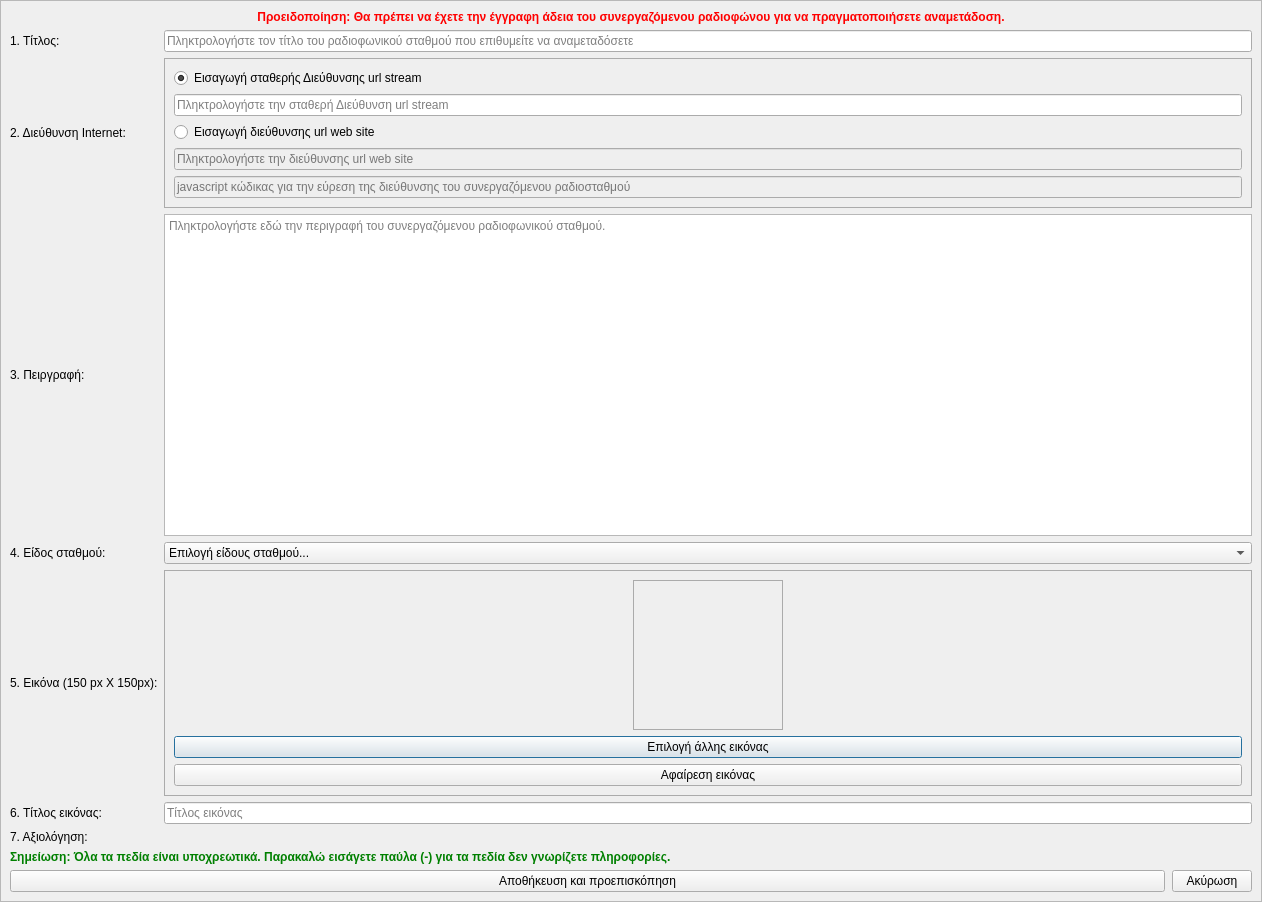
<?xml version="1.0" encoding="UTF-8"?>
<ui version="4.0">
 <class>Dialog</class>
 <widget class="QDialog" name="Dialog">
  <property name="geometry">
   <rect>
    <x>0</x>
    <y>0</y>
    <width>1262</width>
    <height>902</height>
   </rect>
  </property>
  <property name="windowTitle">
   <string>Επεξεργασία αναμετάδοσης</string>
  </property>
  <property name="windowIcon">
   <iconset resource="../../../icons.qrc">
    <normaloff>:/rest-windows/assets/images/rest-windows/edit.png</normaloff>:/rest-windows/assets/images/rest-windows/edit.png</iconset>
  </property>
  <layout class="QGridLayout" name="gridLayout_4">
   <property name="leftMargin">
    <number>0</number>
   </property>
   <property name="topMargin">
    <number>0</number>
   </property>
   <property name="rightMargin">
    <number>0</number>
   </property>
   <property name="bottomMargin">
    <number>0</number>
   </property>
   <item row="0" column="0">
    <widget class="QScrollArea" name="scrollArea">
     <property name="widgetResizable">
      <bool>true</bool>
     </property>
     <widget class="QWidget" name="scrollAreaWidgetContents">
      <property name="geometry">
       <rect>
        <x>0</x>
        <y>0</y>
        <width>1260</width>
        <height>900</height>
       </rect>
      </property>
      <property name="sizePolicy">
       <sizepolicy hsizetype="Ignored" vsizetype="Preferred">
        <horstretch>0</horstretch>
        <verstretch>0</verstretch>
       </sizepolicy>
      </property>
      <layout class="QGridLayout" name="gridLayout_5">
       <item row="0" column="0" colspan="2">
        <widget class="QLabel" name="label">
         <property name="styleSheet">
          <string notr="true">font-weight:bold;color:red;</string>
         </property>
         <property name="text">
          <string>Προειδοποίηση: Θα πρέπει να έχετε την έγγραφη άδεια του συνεργαζόμενου ραδιοφώνου για να πραγματοποιήσετε αναμετάδοση.</string>
         </property>
         <property name="alignment">
          <set>Qt::AlignCenter</set>
         </property>
        </widget>
       </item>
       <item row="1" column="0">
        <widget class="QLabel" name="label_2">
         <property name="text">
          <string>1. Τίτλος:</string>
         </property>
        </widget>
       </item>
       <item row="1" column="1">
        <widget class="QLineEdit" name="title">
         <property name="dragEnabled">
          <bool>true</bool>
         </property>
         <property name="placeholderText">
          <string>Πληκτρολογήστε τον τίτλο του ραδιοφωνικού σταθμού που επιθυμείτε να αναμεταδόσετε</string>
         </property>
         <property name="clearButtonEnabled">
          <bool>true</bool>
         </property>
        </widget>
       </item>
       <item row="2" column="0">
        <widget class="QLabel" name="label_3">
         <property name="text">
          <string>2. Διεύθυνση Internet:</string>
         </property>
        </widget>
       </item>
       <item row="2" column="1">
        <widget class="QFrame" name="frame_2">
         <property name="minimumSize">
          <size>
           <width>0</width>
           <height>0</height>
          </size>
         </property>
         <property name="maximumSize">
          <size>
           <width>16777215</width>
           <height>16777215</height>
          </size>
         </property>
         <property name="styleSheet">
          <string notr="true">QFrame{border:1px solid #ABABAB;}</string>
         </property>
         <property name="frameShape">
          <enum>QFrame::StyledPanel</enum>
         </property>
         <property name="frameShadow">
          <enum>QFrame::Raised</enum>
         </property>
         <layout class="QGridLayout" name="gridLayout">
          <item row="0" column="0">
           <widget class="QRadioButton" name="const_url_radiobutton">
            <property name="text">
             <string>Εισαγωγή σταθερής Διεύθυνσης url stream</string>
            </property>
            <property name="checked">
             <bool>true</bool>
            </property>
           </widget>
          </item>
          <item row="1" column="0">
           <widget class="QLineEdit" name="const_url_lineedit">
            <property name="dragEnabled">
             <bool>true</bool>
            </property>
            <property name="placeholderText">
             <string>Πληκτρολογήστε την σταθερή Διεύθυνση url stream</string>
            </property>
            <property name="clearButtonEnabled">
             <bool>true</bool>
            </property>
           </widget>
          </item>
          <item row="2" column="0">
           <widget class="QRadioButton" name="dynamic_url_radiobutton">
            <property name="text">
             <string>Εισαγωγή διεύθυνσης url web site</string>
            </property>
           </widget>
          </item>
          <item row="3" column="0">
           <widget class="QLineEdit" name="dynamic_url_website_lineedit">
            <property name="enabled">
             <bool>false</bool>
            </property>
            <property name="dragEnabled">
             <bool>true</bool>
            </property>
            <property name="placeholderText">
             <string>Πληκτρολογήστε την διεύθυνσης url web site</string>
            </property>
            <property name="clearButtonEnabled">
             <bool>true</bool>
            </property>
           </widget>
          </item>
          <item row="4" column="0">
           <widget class="QLineEdit" name="dynamic_url_javascript_lineedit">
            <property name="enabled">
             <bool>false</bool>
            </property>
            <property name="dragEnabled">
             <bool>true</bool>
            </property>
            <property name="placeholderText">
             <string>javascript κώδικας για την εύρεση της διεύθυνσης του συνεργαζόμενου ραδιοσταθμού</string>
            </property>
            <property name="clearButtonEnabled">
             <bool>true</bool>
            </property>
           </widget>
          </item>
         </layout>
        </widget>
       </item>
       <item row="3" column="0">
        <widget class="QLabel" name="label_4">
         <property name="text">
          <string>3. Πειργραφή:</string>
         </property>
        </widget>
       </item>
       <item row="3" column="1">
        <widget class="QPlainTextEdit" name="description">
         <property name="placeholderText">
          <string>Πληκτρολογήστε εδώ την περιγραφή του συνεργαζόμενου ραδιοφωνικού σταθμού.</string>
         </property>
        </widget>
       </item>
       <item row="4" column="0">
        <widget class="QLabel" name="label_5">
         <property name="text">
          <string>4. Είδος σταθμού:</string>
         </property>
        </widget>
       </item>
       <item row="4" column="1">
        <widget class="QComboBox" name="genre">
         <item>
          <property name="text">
           <string>Επιλογή είδους σταθμού...</string>
          </property>
         </item>
         <item>
          <property name="text">
           <string>Blues</string>
          </property>
         </item>
         <item>
          <property name="text">
           <string>Classic rock</string>
          </property>
         </item>
         <item>
          <property name="text">
           <string>Country</string>
          </property>
         </item>
         <item>
          <property name="text">
           <string>Dance</string>
          </property>
         </item>
         <item>
          <property name="text">
           <string>Disco</string>
          </property>
         </item>
         <item>
          <property name="text">
           <string>Funk</string>
          </property>
         </item>
         <item>
          <property name="text">
           <string>Grunge</string>
          </property>
         </item>
         <item>
          <property name="text">
           <string>Hip-Hop</string>
          </property>
         </item>
         <item>
          <property name="text">
           <string>Jazz</string>
          </property>
         </item>
         <item>
          <property name="text">
           <string>Metal</string>
          </property>
         </item>
         <item>
          <property name="text">
           <string>New Age</string>
          </property>
         </item>
         <item>
          <property name="text">
           <string>Oldies</string>
          </property>
         </item>
         <item>
          <property name="text">
           <string>Other</string>
          </property>
         </item>
         <item>
          <property name="text">
           <string>Pop</string>
          </property>
         </item>
         <item>
          <property name="text">
           <string>Rhythm and Blues</string>
          </property>
         </item>
         <item>
          <property name="text">
           <string>Rap</string>
          </property>
         </item>
         <item>
          <property name="text">
           <string>Reggae</string>
          </property>
         </item>
         <item>
          <property name="text">
           <string>Rock</string>
          </property>
         </item>
         <item>
          <property name="text">
           <string>Techno</string>
          </property>
         </item>
         <item>
          <property name="text">
           <string>Industrial</string>
          </property>
         </item>
         <item>
          <property name="text">
           <string>Alternative</string>
          </property>
         </item>
         <item>
          <property name="text">
           <string>Ska</string>
          </property>
         </item>
         <item>
          <property name="text">
           <string>Death metal</string>
          </property>
         </item>
         <item>
          <property name="text">
           <string>Pranks</string>
          </property>
         </item>
         <item>
          <property name="text">
           <string>Soundtrack</string>
          </property>
         </item>
         <item>
          <property name="text">
           <string>Euro-Techno</string>
          </property>
         </item>
         <item>
          <property name="text">
           <string>Ambient</string>
          </property>
         </item>
         <item>
          <property name="text">
           <string>Trip-Hop</string>
          </property>
         </item>
         <item>
          <property name="text">
           <string>Vocal</string>
          </property>
         </item>
         <item>
          <property name="text">
           <string>Jazz &amp; Funk</string>
          </property>
         </item>
         <item>
          <property name="text">
           <string>Fusion</string>
          </property>
         </item>
         <item>
          <property name="text">
           <string>Trance</string>
          </property>
         </item>
         <item>
          <property name="text">
           <string>Classical</string>
          </property>
         </item>
         <item>
          <property name="text">
           <string>Instrumental</string>
          </property>
         </item>
         <item>
          <property name="text">
           <string>Acid</string>
          </property>
         </item>
         <item>
          <property name="text">
           <string>House</string>
          </property>
         </item>
         <item>
          <property name="text">
           <string>Game</string>
          </property>
         </item>
         <item>
          <property name="text">
           <string>Sound clip</string>
          </property>
         </item>
         <item>
          <property name="text">
           <string>Gospel</string>
          </property>
         </item>
         <item>
          <property name="text">
           <string>Noise</string>
          </property>
         </item>
         <item>
          <property name="text">
           <string>Alternative Rock</string>
          </property>
         </item>
         <item>
          <property name="text">
           <string>Bass</string>
          </property>
         </item>
         <item>
          <property name="text">
           <string>Soul</string>
          </property>
         </item>
         <item>
          <property name="text">
           <string>Punk</string>
          </property>
         </item>
         <item>
          <property name="text">
           <string>Space</string>
          </property>
         </item>
         <item>
          <property name="text">
           <string>Meditative</string>
          </property>
         </item>
         <item>
          <property name="text">
           <string>Instrumental Pop</string>
          </property>
         </item>
         <item>
          <property name="text">
           <string>Instrumental Rock</string>
          </property>
         </item>
         <item>
          <property name="text">
           <string>Ethnic</string>
          </property>
         </item>
         <item>
          <property name="text">
           <string>Gothic</string>
          </property>
         </item>
         <item>
          <property name="text">
           <string>Darkwave</string>
          </property>
         </item>
         <item>
          <property name="text">
           <string>Techno-Industrial</string>
          </property>
         </item>
         <item>
          <property name="text">
           <string>Electronic</string>
          </property>
         </item>
         <item>
          <property name="text">
           <string>Pop-Folk</string>
          </property>
         </item>
         <item>
          <property name="text">
           <string>Eurodance</string>
          </property>
         </item>
         <item>
          <property name="text">
           <string>Dream</string>
          </property>
         </item>
         <item>
          <property name="text">
           <string>Southern Rock</string>
          </property>
         </item>
         <item>
          <property name="text">
           <string>Comedy</string>
          </property>
         </item>
         <item>
          <property name="text">
           <string>Cult</string>
          </property>
         </item>
         <item>
          <property name="text">
           <string>Gangsta</string>
          </property>
         </item>
         <item>
          <property name="text">
           <string>Top 40</string>
          </property>
         </item>
         <item>
          <property name="text">
           <string>Christian Rap</string>
          </property>
         </item>
         <item>
          <property name="text">
           <string>Pop/Funk</string>
          </property>
         </item>
         <item>
          <property name="text">
           <string>Jungle</string>
          </property>
         </item>
         <item>
          <property name="text">
           <string>Native US</string>
          </property>
         </item>
         <item>
          <property name="text">
           <string>Cabaret</string>
          </property>
         </item>
         <item>
          <property name="text">
           <string>New Wave</string>
          </property>
         </item>
         <item>
          <property name="text">
           <string>Psychedelic</string>
          </property>
         </item>
         <item>
          <property name="text">
           <string>Rave</string>
          </property>
         </item>
         <item>
          <property name="text">
           <string>Show tunes</string>
          </property>
         </item>
         <item>
          <property name="text">
           <string>Trailer</string>
          </property>
         </item>
         <item>
          <property name="text">
           <string>Lo-Fi</string>
          </property>
         </item>
         <item>
          <property name="text">
           <string>Tribal</string>
          </property>
         </item>
         <item>
          <property name="text">
           <string>Acid Punk</string>
          </property>
         </item>
         <item>
          <property name="text">
           <string>Acid Jazz</string>
          </property>
         </item>
         <item>
          <property name="text">
           <string>Polka</string>
          </property>
         </item>
         <item>
          <property name="text">
           <string>Retro</string>
          </property>
         </item>
         <item>
          <property name="text">
           <string>Musical</string>
          </property>
         </item>
         <item>
          <property name="text">
           <string>Rock ’n’ Roll</string>
          </property>
         </item>
         <item>
          <property name="text">
           <string>Hard rock</string>
          </property>
         </item>
         <item>
          <property name="text">
           <string>Folk</string>
          </property>
         </item>
         <item>
          <property name="text">
           <string>Folk-Rock</string>
          </property>
         </item>
         <item>
          <property name="text">
           <string>National Folk</string>
          </property>
         </item>
         <item>
          <property name="text">
           <string>Swing</string>
          </property>
         </item>
         <item>
          <property name="text">
           <string>Fast Fusion</string>
          </property>
         </item>
         <item>
          <property name="text">
           <string>Bebop</string>
          </property>
         </item>
         <item>
          <property name="text">
           <string>Latin</string>
          </property>
         </item>
         <item>
          <property name="text">
           <string>Revival</string>
          </property>
         </item>
         <item>
          <property name="text">
           <string>Celtic</string>
          </property>
         </item>
         <item>
          <property name="text">
           <string>Bluegrass</string>
          </property>
         </item>
         <item>
          <property name="text">
           <string>Avantgarde</string>
          </property>
         </item>
         <item>
          <property name="text">
           <string>Gothic Rock</string>
          </property>
         </item>
         <item>
          <property name="text">
           <string>Progressive Rock</string>
          </property>
         </item>
         <item>
          <property name="text">
           <string>Psychedelic Rock</string>
          </property>
         </item>
         <item>
          <property name="text">
           <string>Symphonic Rock</string>
          </property>
         </item>
         <item>
          <property name="text">
           <string>Slow rock</string>
          </property>
         </item>
         <item>
          <property name="text">
           <string>Big Band</string>
          </property>
         </item>
         <item>
          <property name="text">
           <string>Chorus</string>
          </property>
         </item>
         <item>
          <property name="text">
           <string>Easy Listening</string>
          </property>
         </item>
         <item>
          <property name="text">
           <string>Acoustic</string>
          </property>
         </item>
         <item>
          <property name="text">
           <string>Humour</string>
          </property>
         </item>
         <item>
          <property name="text">
           <string>Speech</string>
          </property>
         </item>
         <item>
          <property name="text">
           <string>Chanson</string>
          </property>
         </item>
         <item>
          <property name="text">
           <string>Opera</string>
          </property>
         </item>
         <item>
          <property name="text">
           <string>Chamber music</string>
          </property>
         </item>
         <item>
          <property name="text">
           <string>Sonata</string>
          </property>
         </item>
         <item>
          <property name="text">
           <string>Symphony</string>
          </property>
         </item>
         <item>
          <property name="text">
           <string>Booty bass</string>
          </property>
         </item>
         <item>
          <property name="text">
           <string>Primus</string>
          </property>
         </item>
         <item>
          <property name="text">
           <string>Porn groove</string>
          </property>
         </item>
         <item>
          <property name="text">
           <string>Satire</string>
          </property>
         </item>
         <item>
          <property name="text">
           <string>Slow jam</string>
          </property>
         </item>
         <item>
          <property name="text">
           <string>Club</string>
          </property>
         </item>
         <item>
          <property name="text">
           <string>Tango</string>
          </property>
         </item>
         <item>
          <property name="text">
           <string>Samba</string>
          </property>
         </item>
         <item>
          <property name="text">
           <string>Folklore</string>
          </property>
         </item>
         <item>
          <property name="text">
           <string>Ballad</string>
          </property>
         </item>
         <item>
          <property name="text">
           <string>Power ballad</string>
          </property>
         </item>
         <item>
          <property name="text">
           <string>Rhythmic Soul</string>
          </property>
         </item>
         <item>
          <property name="text">
           <string>Freestyle</string>
          </property>
         </item>
         <item>
          <property name="text">
           <string>Duet</string>
          </property>
         </item>
         <item>
          <property name="text">
           <string>Punk Rock</string>
          </property>
         </item>
         <item>
          <property name="text">
           <string>Drum solo</string>
          </property>
         </item>
         <item>
          <property name="text">
           <string>A cappella</string>
          </property>
         </item>
         <item>
          <property name="text">
           <string>Euro-House</string>
          </property>
         </item>
         <item>
          <property name="text">
           <string>Dancehall</string>
          </property>
         </item>
         <item>
          <property name="text">
           <string>Goa</string>
          </property>
         </item>
         <item>
          <property name="text">
           <string>Drum &amp; Bass</string>
          </property>
         </item>
         <item>
          <property name="text">
           <string>Club-House</string>
          </property>
         </item>
         <item>
          <property name="text">
           <string>Hardcore Techno</string>
          </property>
         </item>
         <item>
          <property name="text">
           <string>Terror</string>
          </property>
         </item>
         <item>
          <property name="text">
           <string>Indie</string>
          </property>
         </item>
         <item>
          <property name="text">
           <string>BritPop</string>
          </property>
         </item>
         <item>
          <property name="text">
           <string>Negerpunk</string>
          </property>
         </item>
         <item>
          <property name="text">
           <string>Polsk Punk</string>
          </property>
         </item>
         <item>
          <property name="text">
           <string>Beat</string>
          </property>
         </item>
         <item>
          <property name="text">
           <string>Christian Gangsta Rap</string>
          </property>
         </item>
         <item>
          <property name="text">
           <string>Heavy Metal</string>
          </property>
         </item>
         <item>
          <property name="text">
           <string>Black Metal</string>
          </property>
         </item>
         <item>
          <property name="text">
           <string>Crossover</string>
          </property>
         </item>
         <item>
          <property name="text">
           <string>Contemporary Christian</string>
          </property>
         </item>
         <item>
          <property name="text">
           <string>Christian rock</string>
          </property>
         </item>
         <item>
          <property name="text">
           <string>Merengue</string>
          </property>
         </item>
         <item>
          <property name="text">
           <string>Salsa</string>
          </property>
         </item>
         <item>
          <property name="text">
           <string>Thrash Metal</string>
          </property>
         </item>
         <item>
          <property name="text">
           <string>Anime</string>
          </property>
         </item>
         <item>
          <property name="text">
           <string>Jpop</string>
          </property>
         </item>
         <item>
          <property name="text">
           <string>Synthpop</string>
          </property>
         </item>
         <item>
          <property name="text">
           <string>Abstract</string>
          </property>
         </item>
         <item>
          <property name="text">
           <string>Art Rock</string>
          </property>
         </item>
         <item>
          <property name="text">
           <string>Baroque</string>
          </property>
         </item>
         <item>
          <property name="text">
           <string>Bhangra</string>
          </property>
         </item>
         <item>
          <property name="text">
           <string>Big beat</string>
          </property>
         </item>
         <item>
          <property name="text">
           <string>Breakbeat</string>
          </property>
         </item>
         <item>
          <property name="text">
           <string>Chillout</string>
          </property>
         </item>
         <item>
          <property name="text">
           <string>Downtempo</string>
          </property>
         </item>
         <item>
          <property name="text">
           <string>Dub</string>
          </property>
         </item>
         <item>
          <property name="text">
           <string>EBM</string>
          </property>
         </item>
         <item>
          <property name="text">
           <string>Eclectic</string>
          </property>
         </item>
         <item>
          <property name="text">
           <string>Electro</string>
          </property>
         </item>
         <item>
          <property name="text">
           <string>Electroclash</string>
          </property>
         </item>
         <item>
          <property name="text">
           <string>Emo</string>
          </property>
         </item>
         <item>
          <property name="text">
           <string>Experimental</string>
          </property>
         </item>
         <item>
          <property name="text">
           <string>Garage</string>
          </property>
         </item>
         <item>
          <property name="text">
           <string>Global</string>
          </property>
         </item>
         <item>
          <property name="text">
           <string>IDM</string>
          </property>
         </item>
         <item>
          <property name="text">
           <string>Illbient</string>
          </property>
         </item>
         <item>
          <property name="text">
           <string>Industro-Goth</string>
          </property>
         </item>
         <item>
          <property name="text">
           <string>Jam Band</string>
          </property>
         </item>
         <item>
          <property name="text">
           <string>Krautrock</string>
          </property>
         </item>
         <item>
          <property name="text">
           <string>Leftfield</string>
          </property>
         </item>
         <item>
          <property name="text">
           <string>Lounge</string>
          </property>
         </item>
         <item>
          <property name="text">
           <string>Math Rock</string>
          </property>
         </item>
         <item>
          <property name="text">
           <string>New Romantic</string>
          </property>
         </item>
         <item>
          <property name="text">
           <string>Nu-Breakz</string>
          </property>
         </item>
         <item>
          <property name="text">
           <string>Post-Punk</string>
          </property>
         </item>
         <item>
          <property name="text">
           <string>Post-Rock</string>
          </property>
         </item>
         <item>
          <property name="text">
           <string>Psytrance</string>
          </property>
         </item>
         <item>
          <property name="text">
           <string>Shoegaze</string>
          </property>
         </item>
         <item>
          <property name="text">
           <string>Space Rock</string>
          </property>
         </item>
         <item>
          <property name="text">
           <string>Trop Rock</string>
          </property>
         </item>
         <item>
          <property name="text">
           <string>World Music</string>
          </property>
         </item>
         <item>
          <property name="text">
           <string>Neoclassical</string>
          </property>
         </item>
         <item>
          <property name="text">
           <string>Audiobook</string>
          </property>
         </item>
         <item>
          <property name="text">
           <string>Audio theatre</string>
          </property>
         </item>
         <item>
          <property name="text">
           <string>Neue Deutsche Welle</string>
          </property>
         </item>
         <item>
          <property name="text">
           <string>Podcast</string>
          </property>
         </item>
         <item>
          <property name="text">
           <string>Indie-Rock</string>
          </property>
         </item>
         <item>
          <property name="text">
           <string>G-Funk</string>
          </property>
         </item>
         <item>
          <property name="text">
           <string>Dubstep</string>
          </property>
         </item>
         <item>
          <property name="text">
           <string>Garage Rock</string>
          </property>
         </item>
         <item>
          <property name="text">
           <string>Psybient</string>
          </property>
         </item>
        </widget>
       </item>
       <item row="5" column="0">
        <widget class="QLabel" name="label_6">
         <property name="text">
          <string>5. Εικόνα (150 px X 150px):</string>
         </property>
        </widget>
       </item>
       <item row="5" column="1">
        <widget class="QFrame" name="frame_3">
         <property name="styleSheet">
          <string notr="true">QFrame{border:1px solid #ABABAB;}</string>
         </property>
         <property name="frameShape">
          <enum>QFrame::StyledPanel</enum>
         </property>
         <property name="frameShadow">
          <enum>QFrame::Raised</enum>
         </property>
         <layout class="QGridLayout" name="gridLayout_2">
          <item row="0" column="0">
           <spacer name="horizontalSpacer">
            <property name="orientation">
             <enum>Qt::Horizontal</enum>
            </property>
            <property name="sizeHint" stdset="0">
             <size>
              <width>441</width>
              <height>20</height>
             </size>
            </property>
           </spacer>
          </item>
          <item row="0" column="1">
           <widget class="QLabel" name="image_label">
            <property name="minimumSize">
             <size>
              <width>150</width>
              <height>150</height>
             </size>
            </property>
            <property name="maximumSize">
             <size>
              <width>150</width>
              <height>150</height>
             </size>
            </property>
            <property name="text">
             <string/>
            </property>
            <property name="scaledContents">
             <bool>true</bool>
            </property>
           </widget>
          </item>
          <item row="0" column="2">
           <spacer name="horizontalSpacer_2">
            <property name="orientation">
             <enum>Qt::Horizontal</enum>
            </property>
            <property name="sizeHint" stdset="0">
             <size>
              <width>440</width>
              <height>20</height>
             </size>
            </property>
           </spacer>
          </item>
          <item row="1" column="0" colspan="3">
           <widget class="QPushButton" name="select_image_file_button">
            <property name="text">
             <string>Επιλογή άλλης εικόνας</string>
            </property>
           </widget>
          </item>
          <item row="2" column="0" colspan="3">
           <widget class="QPushButton" name="remove_image_file">
            <property name="text">
             <string>Αφαίρεση εικόνας</string>
            </property>
           </widget>
          </item>
         </layout>
        </widget>
       </item>
       <item row="6" column="0">
        <widget class="QLabel" name="label_7">
         <property name="text">
          <string>6. Τίτλος εικόνας:</string>
         </property>
        </widget>
       </item>
       <item row="6" column="1">
        <widget class="QLineEdit" name="image_title">
         <property name="dragEnabled">
          <bool>true</bool>
         </property>
         <property name="placeholderText">
          <string>Τίτλος εικόνας</string>
         </property>
         <property name="clearButtonEnabled">
          <bool>true</bool>
         </property>
        </widget>
       </item>
       <item row="7" column="0">
        <widget class="QLabel" name="label_8">
         <property name="text">
          <string>7. Αξιολόγηση:</string>
         </property>
        </widget>
       </item>
       <item row="7" column="1">
        <widget class="QFrame" name="rating_frame">
         <property name="styleSheet">
          <string notr="true">QFrame{border:none;}</string>
         </property>
         <property name="frameShape">
          <enum>QFrame::StyledPanel</enum>
         </property>
         <property name="frameShadow">
          <enum>QFrame::Raised</enum>
         </property>
         <layout class="QGridLayout" name="gridLayout_3">
          <property name="leftMargin">
           <number>0</number>
          </property>
          <property name="topMargin">
           <number>0</number>
          </property>
          <property name="rightMargin">
           <number>0</number>
          </property>
          <property name="bottomMargin">
           <number>0</number>
          </property>
         </layout>
        </widget>
       </item>
       <item row="8" column="0" colspan="2">
        <widget class="QLabel" name="label_9">
         <property name="styleSheet">
          <string notr="true">QLabel{
	font-weight:bold;
	color:green;
}</string>
         </property>
         <property name="text">
          <string>Σημείωση: Όλα τα πεδία είναι υποχρεωτικά. Παρακαλώ εισάγετε παύλα (-) για τα πεδία δεν γνωρίζετε πληροφορίες.</string>
         </property>
        </widget>
       </item>
       <item row="9" column="0" colspan="2">
        <widget class="QFrame" name="frame">
         <property name="styleSheet">
          <string notr="true">QFrame{border:none;}</string>
         </property>
         <property name="frameShape">
          <enum>QFrame::StyledPanel</enum>
         </property>
         <property name="frameShadow">
          <enum>QFrame::Raised</enum>
         </property>
         <layout class="QHBoxLayout" name="horizontalLayout">
          <property name="spacing">
           <number>7</number>
          </property>
          <property name="leftMargin">
           <number>0</number>
          </property>
          <property name="topMargin">
           <number>0</number>
          </property>
          <property name="rightMargin">
           <number>0</number>
          </property>
          <property name="bottomMargin">
           <number>0</number>
          </property>
          <item>
           <widget class="QPushButton" name="save_and_preview">
            <property name="sizePolicy">
             <sizepolicy hsizetype="Expanding" vsizetype="Maximum">
              <horstretch>0</horstretch>
              <verstretch>0</verstretch>
             </sizepolicy>
            </property>
            <property name="minimumSize">
             <size>
              <width>0</width>
              <height>0</height>
             </size>
            </property>
            <property name="text">
             <string>Αποθήκευση και προεπισκόπηση</string>
            </property>
            <property name="icon">
             <iconset resource="../../../icons.qrc">
              <normaloff>:/rest-windows/assets/images/rest-windows/save.png</normaloff>:/rest-windows/assets/images/rest-windows/save.png</iconset>
            </property>
           </widget>
          </item>
          <item>
           <widget class="QPushButton" name="cancel">
            <property name="sizePolicy">
             <sizepolicy hsizetype="Minimum" vsizetype="Maximum">
              <horstretch>0</horstretch>
              <verstretch>0</verstretch>
             </sizepolicy>
            </property>
            <property name="minimumSize">
             <size>
              <width>0</width>
              <height>0</height>
             </size>
            </property>
            <property name="text">
             <string>Ακύρωση</string>
            </property>
           </widget>
          </item>
         </layout>
        </widget>
       </item>
      </layout>
     </widget>
    </widget>
   </item>
  </layout>
 </widget>
 <tabstops>
  <tabstop>scrollArea</tabstop>
  <tabstop>title</tabstop>
  <tabstop>const_url_radiobutton</tabstop>
  <tabstop>const_url_lineedit</tabstop>
  <tabstop>dynamic_url_radiobutton</tabstop>
  <tabstop>dynamic_url_website_lineedit</tabstop>
  <tabstop>dynamic_url_javascript_lineedit</tabstop>
  <tabstop>description</tabstop>
  <tabstop>genre</tabstop>
  <tabstop>select_image_file_button</tabstop>
  <tabstop>remove_image_file</tabstop>
  <tabstop>image_title</tabstop>
  <tabstop>save_and_preview</tabstop>
  <tabstop>cancel</tabstop>
 </tabstops>
 <resources>
  <include location="../../../icons.qrc"/>
 </resources>
 <connections/>
</ui>
